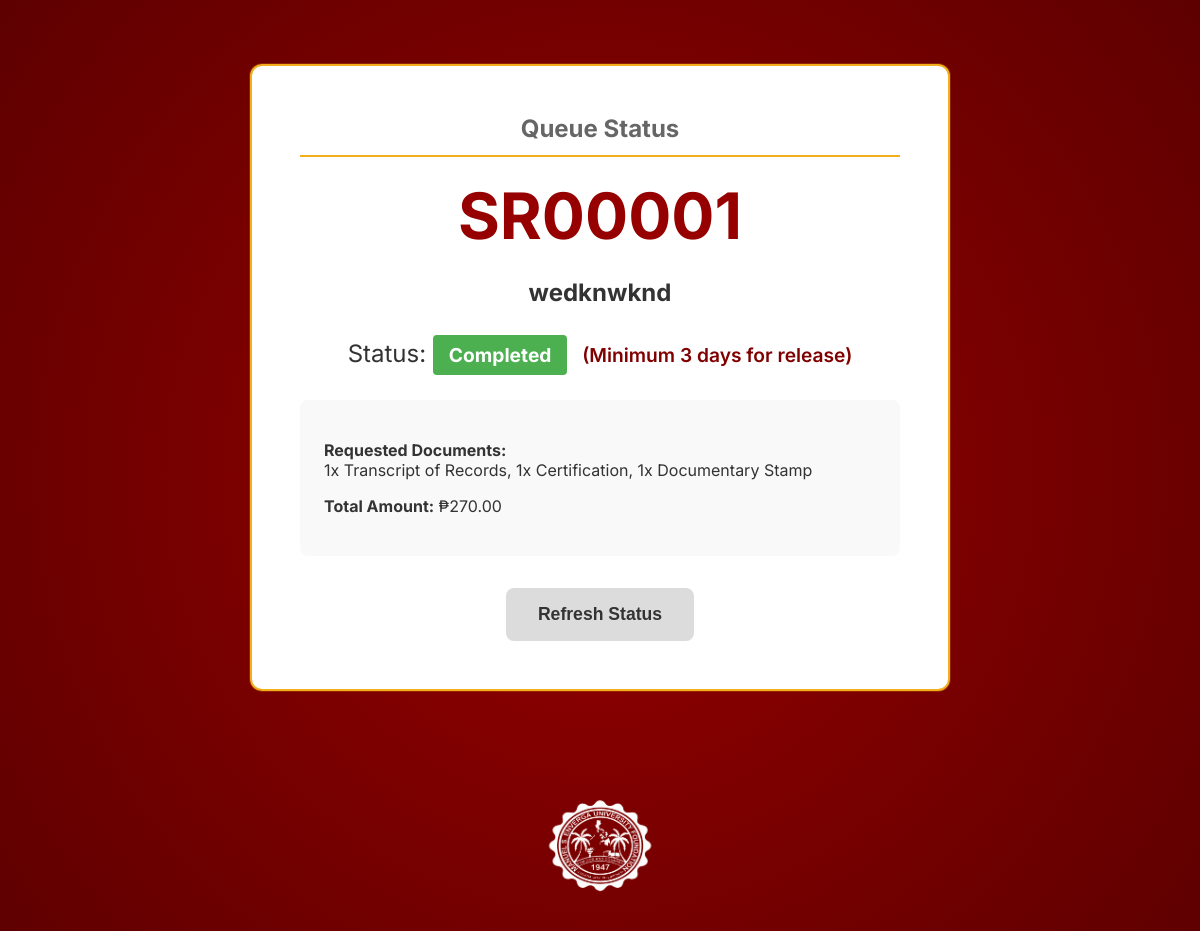
Page /queue/SR00001 on the committed database.
### tables this page shows
CREATE TABLE requests (
            id INTEGER PRIMARY KEY AUTOINCREMENT,
            queue_number TEXT UNIQUE NOT NULL,
            full_name TEXT NOT NULL,
            student_number TEXT NOT NULL,
            department TEXT NOT NULL,
            program TEXT NOT NULL,
            documents_requested TEXT NOT NULL,
            total_amount REAL NOT NULL,
            status TEXT DEFAULT 'Waiting for Payment',
            created_at TIMESTAMP DEFAULT CURRENT_TIMESTAMP
        );

### app.py (the view)
@app.route('/queue/<queue_number>')
def queue_status(queue_number):
    conn = get_db_connection()
    req = conn.execute('SELECT * FROM requests WHERE queue_number = ?', (queue_number,)).fetchone()
    conn.close()
    if not req:
        return "Not found", 404
    return render_template('queue_status.html', req=req)

### app.py (called while the page is built)
def get_db_connection():
    conn = sqlite3.connect(DB_FILE)
    conn.row_factory = sqlite3.Row
    conn.execute(TABLE_SQL)
    conn.commit()
    return conn

### templates/queue_status.html
{% extends 'base.html' %}
{% block content %}
<div class="result-card" style="border: 2px solid #F2AE1D; box-shadow: 0 0 0 1px #F2AE1D33;">
    <h2 style="color:#666;margin-top:0;padding-bottom:0.75rem;border-bottom:2px solid #F2AE1D;">Queue Status</h2>
    <div class="queue-number-display">{{ req['queue_number'] }}</div>
    <h3 style="margin-bottom:2rem;font-size:1.5rem;">{{ req['full_name'] }}</h3>
    <div style="margin: 2rem 0; font-size: 1.5rem;">
        Status:
        {% if req['status'] == 'Waiting for Payment' %}
        <span class="status-badge status-waiting" style="font-size: 1.2rem; padding: 0.5rem 1rem;">{{ req['status']
            }}</span>
        <div style="margin-top: 0.75rem; font-size: 1.5rem; color: #800000; font-weight: 600;">(Proceed to Cashier)
        </div>
        {% elif req['status'] == 'Paid' %}
        <span class="status-badge status-paid" style="font-size: 1.2rem; padding: 0.5rem 1rem;">{{ req['status']
            }}</span>
        <span style="font-size: 1.2rem; color: #800000; margin-left: 8px; font-weight: 600;">(Waiting for Window
            21/22)</span>
        {% elif req['status'] == 'Now Serving' %}
        <span class="status-badge status-serving" style="font-size: 1.2rem; padding: 0.5rem 1rem;">{{ req['status']
            }}</span>
        <span style="font-size: 1.2rem; color: #800000; margin-left: 8px; font-weight: 600;">(Window 21/22)</span>
        {% elif req['status'] == 'Completed' %}
        <span class="status-badge status-completed" style="font-size: 1.2rem; padding: 0.5rem 1rem;">{{ req['status']
            }}</span>
        <span style="font-size: 1.2rem; color: #800000; margin-left: 8px; font-weight: 600;">(Minimum 3 days for
            release)</span>
        {% else %}
        <span class="status-badge" style="font-size: 1.2rem; padding: 0.5rem 1rem;">{{ req['status'] }}</span>
        {% endif %}
    </div>
    <div style="text-align: left; background: #f9f9f9; padding: 1.5rem; border-radius: 8px;">
        <p><strong>Requested Documents:</strong> <br>{{ req['documents_requested'] }}</p>
        <p><strong>Total Amount:</strong> ₱{{ "%.2f"|format(req['total_amount']) }}</p>
    </div>
    <div style="margin-top: 2rem; text-align: center;">
        <button onclick="location.reload()" class="btn-secondary">Refresh Status</button>
    </div>
</div>
{% endblock %}

### static/style.css (style rules this page uses)
:root { --maroon: #960000; --deep-maroon: #5E0000; --gold: #DF9D02; --soft-gold: #F2AE1D; --grey: #DCDCDC; --white: #FFFFFF; }
body { margin: 0; padding: 0; font-family: 'Inter', sans-serif; background: radial-gradient(circle at center, var(--maroon) 0%, var(--deep-maroon) 100%); min-height: 100vh; display: flex; flex-direction: column; color: var(--white); }
.btn-secondary { background: var(--grey); color: #333; border: none; padding: 1rem 2rem; font-size: 1.1rem; border-radius: 8px; cursor: pointer; font-weight: 600; text-decoration: none; display: inline-block; }
.result-card { background: var(--white); color: #333; padding: 3rem; border-radius: 12px; max-width: 600px; margin: 2rem auto; text-align: center; }
.queue-number-display { font-size: 4rem; color: var(--maroon); font-weight: 700; margin: 1rem 0; }
.status-badge { padding: 0.25rem 0.5rem; border-radius: 4px; font-size: 0.85rem; font-weight: bold; }
.status-completed { background: #4caf50; color: var(--white); }

### rows in the picture
requests: queue_number "SR00001", full_name "wedknwknd", status "Completed", documents_requested "1x Transcript of Records, 1x Certification, 1x Documentary Stamp", total_amount "270.00"
